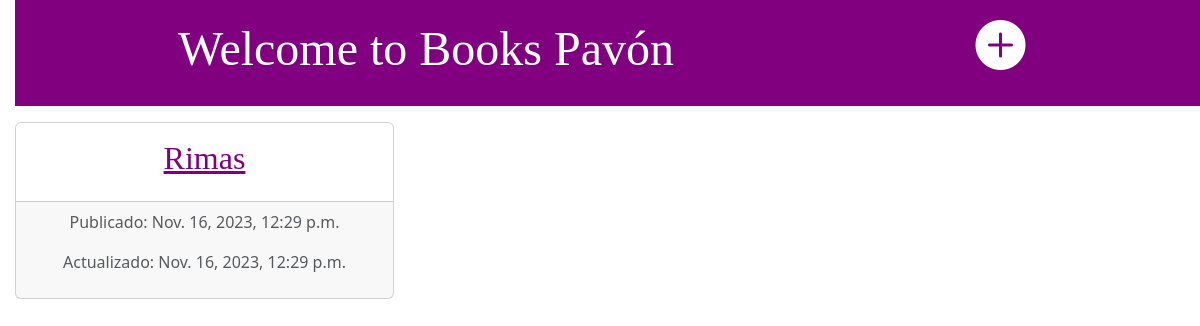
The app's page /, older data.
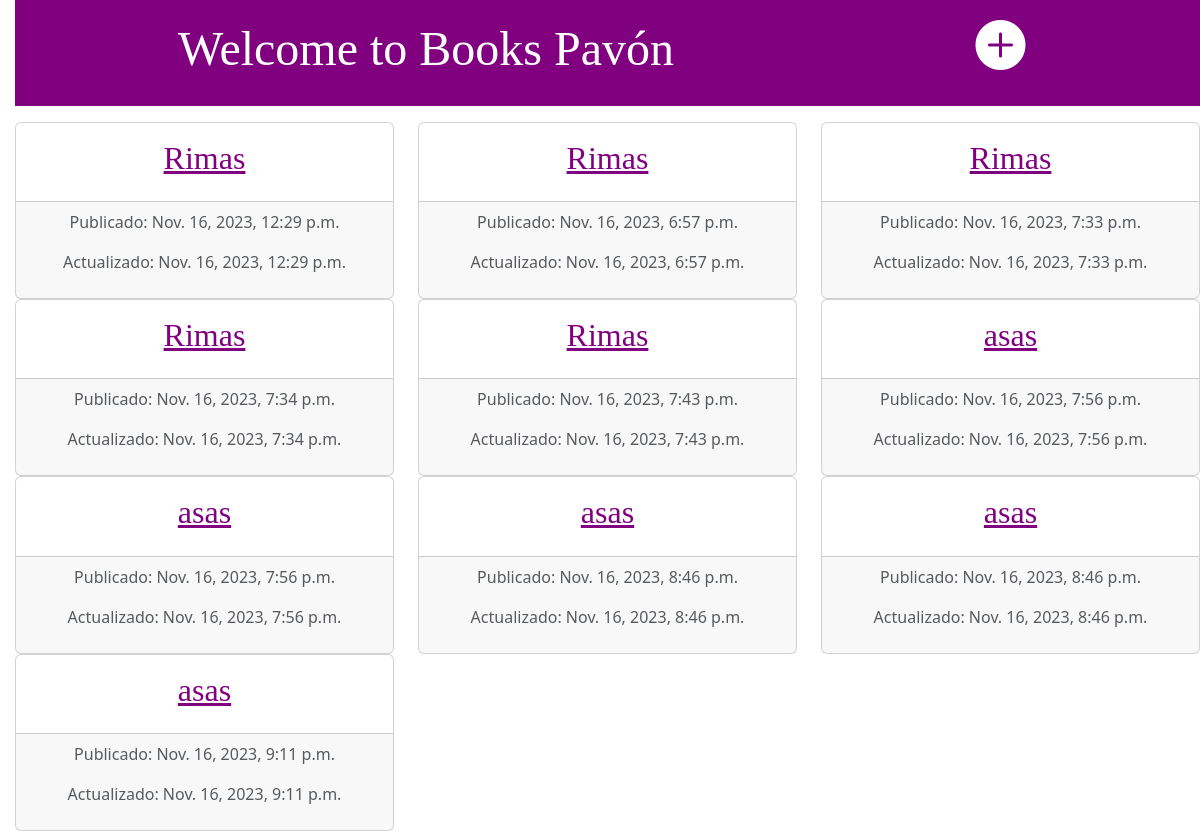
The same page, newer data.
### books/models.py (models this page shows, shortened)
class Book(models.Model):
    title = models.CharField(max_length=200)
    description = models.TextField()
    author = models.CharField(max_length=100)
    rating = models.PositiveIntegerField(validators=[MaxValueValidator(5)])
    created_at = models.DateTimeField(auto_now_add=True)
    updated_at = models.DateTimeField(auto_now=True)

### books/views.py (the view)
# urls.py: path('', ListBooks.as_view(), name='list_books'),
class ListBooks(View):
    nombre_template = 'books/list_books.html'
    def get(self, request):
        books = Book.objects.all()
        return render(request, self.nombre_template, {'books': books})

### books/templates/books/list_books.html (shortened to what this page needs)
{% load static %}
<head>
    <link href="https://cdn.jsdelivr.net/npm/bootstrap@5.3.2/dist/css/bootstrap.min.css" rel="stylesheet">
    <link rel="stylesheet" href="https://cdn.jsdelivr.net/npm/bootstrap-icons@1.11.1/font/bootstrap-icons.css">
    <link rel="stylesheet" href="{% static 'css/style.css' %}">
</head>
<body class="text-center">
    <div class="page-header">
        <div class="row">
                <div class="col-8"><h1><a href="/">Welcome to Books Pavón</a></h1></div>
                <div class="col-4"><a href="{% url 'book_creation' %}" class="top-menu"><i class="plus bi bi-plus-circle-fill"></i></a></div>
        </div>
    </div>
<div class="row pt-3">
{% for book in books %}
        <div class="col-4">
            <div class="card text-center">
                <div class="card-body">
                    <h2 class="card-title"><a href="{% url 'book_details' pk=book.pk %}">{{ book.title }} </a></h2>
                </div>
                <div class="card-footer text-body-secondary">
                    <p> Publicado: {{ book.created_at }}</p>
                    <p> Actualizado: {{ book.updated_at }}</p>
                </div>
            </div>
        </div>
{% endfor %}
</div>
</body>

Row changes from the older to the newer data that the page shows:
added Book: title "Rimas", created_at "Nov. 16, 2023, 6:57 p.m.", updated_at "Nov. 16, 2023, 6:57 p.m."
added Book: title "Rimas", created_at "Nov. 16, 2023, 7:33 p.m.", updated_at "Nov. 16, 2023, 7:33 p.m."
added Book: title "Rimas", created_at "Nov. 16, 2023, 7:34 p.m.", updated_at "Nov. 16, 2023, 7:34 p.m."
added Book: title "Rimas", created_at "Nov. 16, 2023, 7:43 p.m.", updated_at "Nov. 16, 2023, 7:43 p.m."
added Book: title "asas", created_at "Nov. 16, 2023, 7:56 p.m.", updated_at "Nov. 16, 2023, 7:56 p.m."
added Book: title "asas", created_at "Nov. 16, 2023, 7:56 p.m.", updated_at "Nov. 16, 2023, 7:56 p.m."
added Book: title "asas", created_at "Nov. 16, 2023, 8:46 p.m.", updated_at "Nov. 16, 2023, 8:46 p.m."
added Book: title "asas", created_at "Nov. 16, 2023, 8:46 p.m.", updated_at "Nov. 16, 2023, 8:46 p.m."
added Book: title "asas", created_at "Nov. 16, 2023, 9:11 p.m.", updated_at "Nov. 16, 2023, 9:11 p.m."
